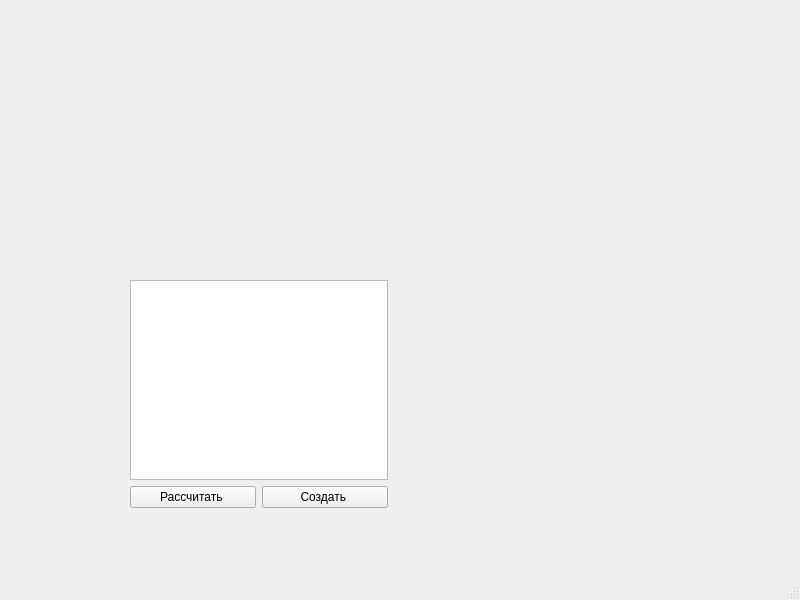
<?xml version="1.0" encoding="UTF-8"?>
<ui version="4.0">
 <class>MainWindow</class>
 <widget class="QMainWindow" name="MainWindow">
  <property name="geometry">
   <rect>
    <x>0</x>
    <y>0</y>
    <width>800</width>
    <height>600</height>
   </rect>
  </property>
  <property name="windowTitle">
   <string>MainWindow</string>
  </property>
  <widget class="QWidget" name="centralwidget">
   <widget class="QWidget" name="">
    <property name="geometry">
     <rect>
      <x>130</x>
      <y>280</y>
      <width>258</width>
      <height>228</height>
     </rect>
    </property>
    <layout class="QVBoxLayout" name="verticalLayout">
     <item>
      <widget class="QTextEdit" name="textEdit">
       <property name="readOnly">
        <bool>true</bool>
       </property>
      </widget>
     </item>
     <item>
      <layout class="QHBoxLayout" name="horizontalLayout">
       <item>
        <widget class="QPushButton" name="btnCalcStack">
         <property name="text">
          <string>Рассчитать </string>
         </property>
        </widget>
       </item>
       <item>
        <widget class="QPushButton" name="btnCreateStack">
         <property name="text">
          <string>Создать </string>
         </property>
        </widget>
       </item>
      </layout>
     </item>
    </layout>
   </widget>
  </widget>
  <widget class="QMenuBar" name="menubar">
   <property name="geometry">
    <rect>
     <x>0</x>
     <y>0</y>
     <width>800</width>
     <height>23</height>
    </rect>
   </property>
  </widget>
  <widget class="QStatusBar" name="statusbar"/>
 </widget>
 <resources/>
 <connections/>
</ui>
